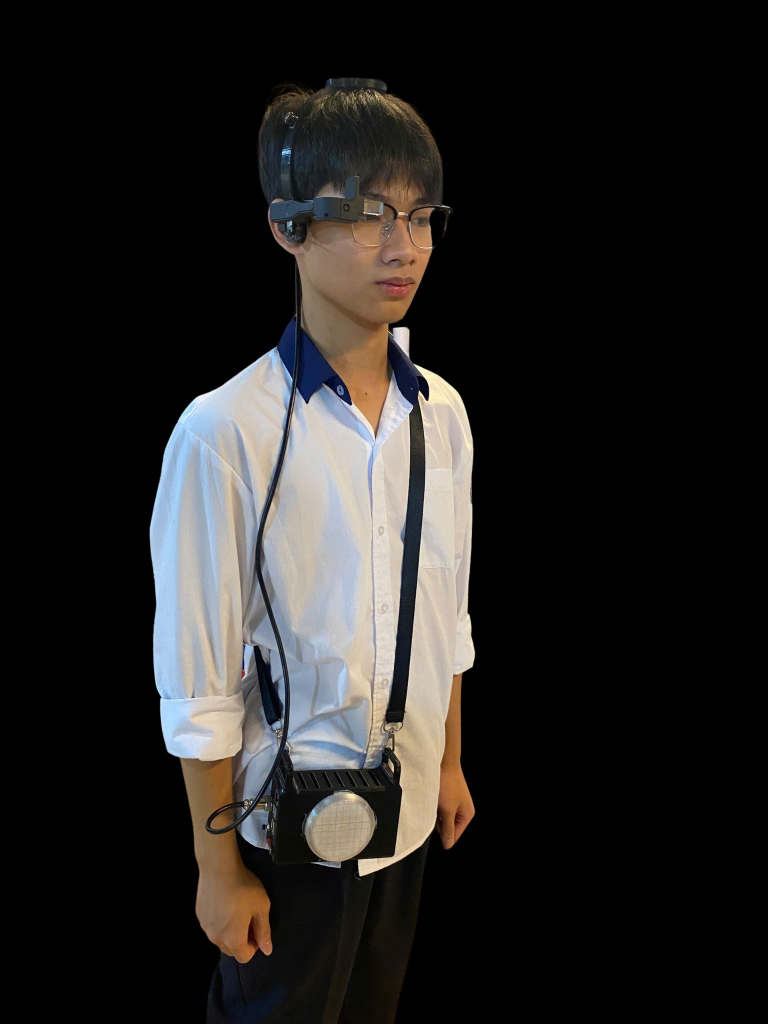
#> input picture Ho-so-in-gian-trien-lam/assets/photos/gavis-worn.jpg, 1536 x 2048 px, given as the content of the folder ../../Ho-so-in-gian-trien-lam/assets/photos/gavis-worn.jpg, which was not available (shown at 1/2 size)
$ python sheet.py ../../Ho-so-in-gian-trien-lam/assets/photos/gavis-worn.jpg ../../Ho-so-in-gian-trien-lam/assets/photos/socratic-board-3d.jpg 5
#> lines starting #> are read from the running program, lines starting #| are printed output that depends on the picture; after the words box and inside, x2 and y2 are one past the last pixel; in counts of white or black regions, pixels touching at a corner belong together
"""Ghép các ảnh trong một thư mục thành tờ liên hoàn có nhãn: python -I tools/sheet.py <thư mục> <ra.jpg> [số cột]"""
import glob
import os
import sys

import cv2
import numpy as np

src, out = sys.argv[1], sys.argv[2]
cols = int(sys.argv[3]) if len(sys.argv) > 3 else 3
ims = []
for f in sorted(glob.glob(os.path.join(src, "*.jpg")) + glob.glob(os.path.join(src, "*.png"))):
    im = cv2.resize(cv2.imread(f), (640, 360))
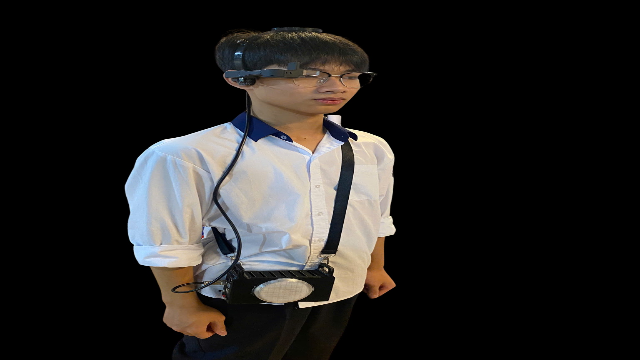
#> im: shape (360, 640, 3); mean B, G, R 32.6, 34, 35.8
    cv2.putText(im, os.path.basename(f)[:30], (8, 26), 0, 0.7, (0, 0, 0), 4)
    cv2.putText(im, os.path.basename(f)[:30], (8, 26), 0, 0.7, (0, 255, 255), 2)
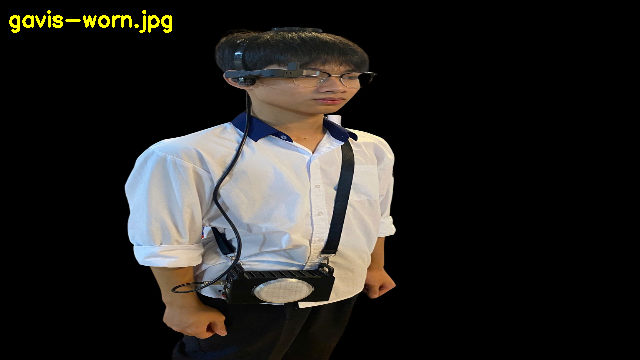
#> im: shape (360, 640, 3); 0.49% of pixels changed, all inside (x1, y1, x2, y2) = (9, 10, 172, 33)
    ims.append(im)
while len(ims) % cols:
    ims.append(np.zeros((360, 640, 3), np.uint8))
#> this loop made 4 passes
#> after the loop, ims = 5 items
cv2.imwrite(out, np.vstack([np.hstack(ims[i : i + cols]) for i in range(0, len(ims), cols)]))
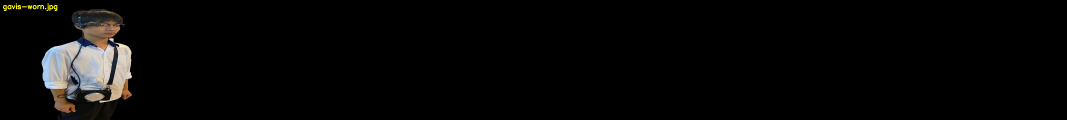
#> saved as socratic-board-3d.jpg: shape (360, 3200, 3) (shown at 1/3 size); mean B, G, R 6.5, 7.1, 7.4
